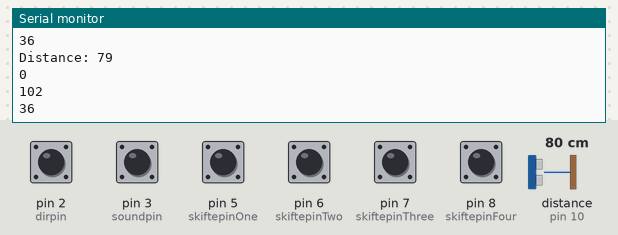
Bench run of a sketch on a simulated Arduino Uno, built with avr-gcc and run on an emulated ATmega328P. On the bench: the last lines printed to the serial monitor. Wiring (inferred from the names in the program): ultrasonic range finder: trigger pin 9; echo pin 10. The inputs (shaded band) are chosen by the test bench; at power-on: pin 2 (dirpin), pin 3 (soundpin), pin 5 (skiftepinOne), pin 6 (skiftepinTwo), pin 7 (skiftepinThree), pin 8 (skiftepinFour) HIGH, distance to the obstacle (sensor on pin 10) 80 cm. The echo pulse lasts 58.3 µs per cm.

Above: at 1.2 s.
1.3 s: distance to the obstacle (sensor on pin 10) set to 2 cm
2.8 s: pin 2 (dirpin) pulled LOW for 0.25 s
4.5 s: distance to the obstacle (sensor on pin 10) set to 9 cm
At 4.83 s:
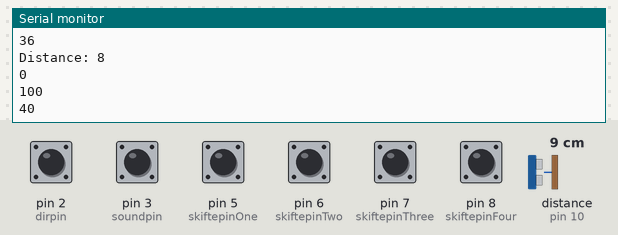
7.5 s: pin 5 (skiftepinOne) pulled LOW for 0.25 s
9.2 s: distance to the obstacle (sensor on pin 10) set to 250 cm
At 9.27 s:
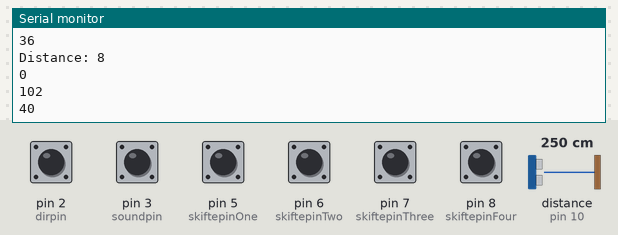
12.2 s: pin 6 (skiftepinTwo) pulled LOW for 0.25 s
Timing chart, 0 to 14.9 s (numbered marks = the images above; inputs shaded):
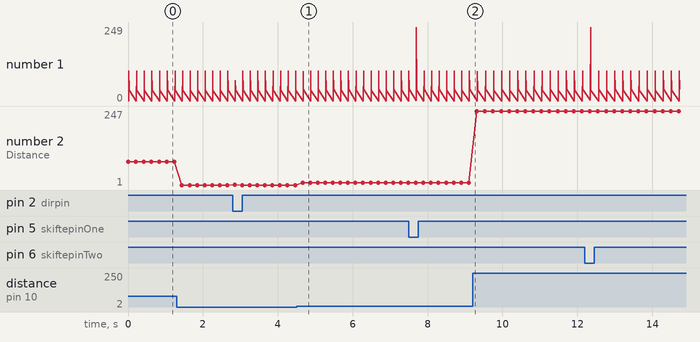

The sketch:

Projekt.ino
```cpp
#define DCC_PIN    4  // Arduino pin for DCC out
#define soundpin   3  // sense for direction
#define dirpin     2  // sense for direction
#define skiftepinOne  5
#define skiftepinTwo 6
#define skiftepinThree 7
#define skiftepinFour 8

#define togAdrEt 36
#define togAdrTo 40

const int trigPin = 9;
const int echoPin = 10;
// defines variables
long duration;
int distance;
boolean innerPassing;
boolean outerPassing;
boolean innerPassed;
boolean outerPassed;
boolean stopSend;

int trainTrack; // 0 = outer 1 = inner

//Timer frequency is 2MHz for ( /8 prescale from 16MHz )
#define TIMER_SHORT 0x8D  // 58usec pulse length 141 255-141=114
#define TIMER_LONG  0x1B  // 116usec pulse length 27 255-27 =228

unsigned char last_timer=TIMER_SHORT;  // store last timer value

unsigned char flag=0;  // used for short or long pulse
unsigned char every_second_isr = 0;  // pulse up or down

// definitions for state machine
#define PREAMBLE  0
#define SEPERATOR 1
#define SENDBYTE  2

unsigned char state = PREAMBLE;
unsigned char preamble_count = 16;
unsigned char outbyte = 0;
unsigned char cbit = 0x80;

// variables for throttle
unsigned char locoSpeed=0;
unsigned char dir=1; //forward
unsigned char locoAdr=36;   // this is the (fixed) address of the loco
unsigned char skifteAdr=0x9A;
unsigned char sound=0;

boolean harSendt = false;
int skiftSpor = 0;

// buffer for command
struct Message
{
   unsigned char data[7];
   unsigned char len;
};

#define MAXMSG  3
// for the time being, use only two messages - the idle msg and the loco Speed msg

struct Message msg[MAXMSG] =
{
    { { 0xFF,     0, 0xFF, 0, 0, 0, 0}, 3},   // idle msg
    { { 0, 0,  0, 0, 0, 0, 0}, 3},    // locoMsg with 128 speed steps
    { { 0, 0,  0, 0, 0, 0, 0}, 3}

};               // loco msg must be filled later with speed and XOR data byte

int msgIndex=0;
int byteIndex=0;


//Setup Timer2.
//Configures the 8-Bit Timer2 to generate an interrupt at the specified frequency.
//Returns the time load value which must be loaded into TCNT2 inside your ISR routine.

void SetupTimer2()
{
  //Timer2 Settings: Timer Prescaler /8, mode 0
  //Timmer clock = 16MHz/8 = 2MHz oder 0,5usec
  // - page 206 ATmega328/P
  TCCR2A = 0;
  TCCR2B = 0<<CS22 | 1<<CS21 | 0<<CS20;

/*         bit 2     bit 1     bit0
            0         0         0       Timer/Counter stopped
            0         0         1       No Prescaling
            0         1         0       Prescaling by 8
            0         0         0       Prescaling by 32
            1         0         0       Prescaling by 64
            1         0         1       Prescaling by 128
            1         1         0       Prescaling by 256
            1         1         1       Prescaling by 1024
*/

  //Timer2 Overflow Interrupt Enable - page 211 ATmega328/P
  TIMSK2 = 1<<TOIE2;

  //load the timer for its first cycle
  TCNT2=TIMER_SHORT;
}

//Timer2 overflow interrupt vector handler
ISR(TIMER2_OVF_vect)
{
  //Capture the current timer value TCTN2. This is how much error we have
  //due to interrupt latency and the work in this function
  //Reload the timer and correct for latency.
  unsigned char latency;

  // for every second interupt just toggle signal
  if (every_second_isr)
  {
     digitalWrite(DCC_PIN,1);
     every_second_isr = 0;

     // set timer to last value
     latency=TCNT2;
     TCNT2=latency+last_timer;

  }
  else
  {  // != every second interrupt, advance bit or state
     digitalWrite(DCC_PIN,0);
     every_second_isr = 1;

     switch(state)
     {
       case PREAMBLE:
           flag=1; // short pulse
           preamble_count--;
           if (preamble_count == 0)
           {  // advance to next state
              state = SEPERATOR;
              // get next message
              msgIndex++;
              if (msgIndex >= MAXMSG)
              {
                msgIndex = 0;
              }
              byteIndex = 0; //start msg with byte 0
           }
           break;
        case SEPERATOR:
           flag=0; // long pulse
           // then advance to next state
           state = SENDBYTE;
           // goto next byte ...

           cbit = 0x80;  // send this bit next time first
           outbyte = msg[msgIndex].data[byteIndex];
           break;
        case SENDBYTE:
           if (outbyte & cbit)
           {
              flag = 1;  // send short pulse
           }
           else
           {
              flag = 0;  // send long pulse
           }
           cbit = cbit >> 1;
           if (cbit == 0)
           {  // last bit sent, is there a next byte?
              //Serial.print(" ");
              byteIndex++;

              if (byteIndex >= msg[msgIndex].len)
              {
                 // this was already the XOR byte then advance to preamble
                 state = PREAMBLE;
                 preamble_count = 16;
                 //Serial.println();

              }
              else
              {
                 // send separtor and advance to next byte
                 state = SEPERATOR ;
              }
           }
           break;
     }

     if (flag)
     {  // if data==1 then short pulse
        latency=TCNT2;
        TCNT2=latency+TIMER_SHORT;
        last_timer=TIMER_SHORT;
        //Serial.print('1');
     }
     else
     {   // long pulse
        latency=TCNT2;
        TCNT2=latency+TIMER_LONG;
        last_timer=TIMER_LONG;
        //Serial.print('0');
     }
  }
}

void setup(void)
{
  pinMode(DCC_PIN,OUTPUT);   // this is for the DCC Signal
  pinMode(dirpin,INPUT_PULLUP);
  pinMode(soundpin,INPUT_PULLUP);
  pinMode(skiftepinOne,INPUT_PULLUP);
  pinMode(skiftepinTwo,INPUT_PULLUP);
  pinMode(skiftepinThree,INPUT_PULLUP);
  pinMode(skiftepinFour,INPUT_PULLUP);
  pinMode(trigPin, OUTPUT); // Sets the trigPin as an Output
  pinMode(echoPin, INPUT); // Sets the echoPin as an Input
  Serial.begin(9600); // Starts the serial communication

  assemble_dcc_msg();

  //Start the timer
  SetupTimer2();
}

void loop(void)
{
  delay(200);
  assemble_dcc_msg();
}


void assemble_dcc_msg()
{
   int i,j,k,l,m,n;
   unsigned char data, xdata;

   i=digitalRead(dirpin);
   j=digitalRead(soundpin);
   k=digitalRead(skiftepinOne);
   l=digitalRead(skiftepinTwo);
   m=digitalRead(skiftepinThree);
   n=digitalRead(skiftepinFour);


   Ultrasound();
   Serial.print("Distance: ");
   Serial.println(distance);


   if (innerPassing == false && outerPassing == false)
   {
     if (distance < 6)
     {
        innerPassing = true;
     }
     else if (distance < 15 && distance > 7)
     {
        outerPassing = true;
     }
   }
   else if (innerPassing)
   {
      if (distance > 6)
      {
        innerPassed = true;
        innerPassing = false;
      }
   }
   else if (outerPassing)
   {
      if (distance > 15 || distance < 7)
      {
        outerPassed = true;
        outerPassing = false;
      }
   }
   if (outerPassed)
   {
      data = 0x64;
      stopSend = true;
      outerPassed = false;
   }
   else if (innerPassed)
   {
      data = 0x64;
      stopSend = true;
      innerPassed = false;
   }
   else
   {
      if (i==HIGH)
      {
         data = 0x66;
      }
      else
      {
        data = 0x46;
      }

   }

   if (stopSend == true)
   {
      if (locoAdr == togAdrEt)
      {
          locoAdr = togAdrTo;
      }
      else if (locoAdr == togAdrTo)
      {
        locoAdr = togAdrEt;
      }
   }

   if (k == LOW)
   {
      skiftSpor = 1;
   }
   else if (l == LOW)
   {
      skiftSpor = 2;
   }
   else if (m == LOW)
   {
      skiftSpor = 3;
   }
   else if (n == LOW)
   {
      skiftSpor = 4;
   }
   else
   {
      skiftSpor = 0;
      harSendt = false;
   }


   noInterrupts();  // make sure that only "matching" parts of the message are used in ISR

   if (skiftSpor == 0 || harSendt)
   {
      Serial.println("0");
      msg[1].data[0] = locoAdr;
      msg[2].data[0] = locoAdr;
      msg[1].data[1] = data;
      msg[2].data[1] = data;
   }
   else if (skiftSpor == 1) // 101 drej
   {
      Serial.println("1");
      msg[1].data[0] = 0x9A;
      msg[2].data[0] = 0x9A;
      msg[1].data[1] = 0xF8;
      msg[2].data[1] = 0xF0;

      harSendt = true;
   }
   else if (skiftSpor == 2)// 101 ligeud
   {
      Serial.println("2");
      msg[1].data[0] = 0x9A;
      msg[2].data[0] = 0x9A;
      msg[1].data[1] = 0xF9;
      msg[2].data[1] = 0xF1;

      harSendt = true;
   }
   else if (skiftSpor == 3) // 102 drej
   {
      Serial.println("3");
      msg[1].data[0] = 0x9A;
      msg[2].data[0] = 0x9A;
      msg[1].data[1] = 0xFA;
      msg[2].data[1] = 0xF2;

      harSendt = true;
   }
   else if (skiftSpor == 4)// 102 ligeud
   {
      Serial.println("4");
      msg[1].data[0] = 0x9A;
      msg[2].data[0] = 0x9A;
      msg[1].data[1] = 0xFB;
      msg[2].data[1] = 0xF3;

      harSendt = true;
   }

   Serial.println(msg[1].data[1]);
   Serial.println(locoAdr);
   msg[1].data[2] = msg[1].data[0] ^ msg[1].data[1];
   msg[2].data[2] = msg[2].data[0] ^ msg[2].data[1];

   interrupts();
}

void Ultrasound()
{
  digitalWrite(trigPin, LOW);
  delayMicroseconds(2);
  // Sets the trigPin on HIGH state for 10 micro seconds
  digitalWrite(trigPin, HIGH);
  delayMicroseconds(10);
  digitalWrite(trigPin, LOW);
  // Reads the echoPin, returns the sound wave travel time in microseconds
  duration = pulseIn(echoPin, HIGH);
  // Calculating the distance
  distance= duration*0.034/2;
  // Prints the distance on the Serial Monitor
}
```

Measured:
- after the input at 4.5 s, the serial monitor: prints a new line after 0.16 s (image 1)
- plotted number 2: 78 → 1 after the input at 1.3 s, 1 → 8 after the input at 4.5 s, 8 → 247 after the input at 9.2 s
